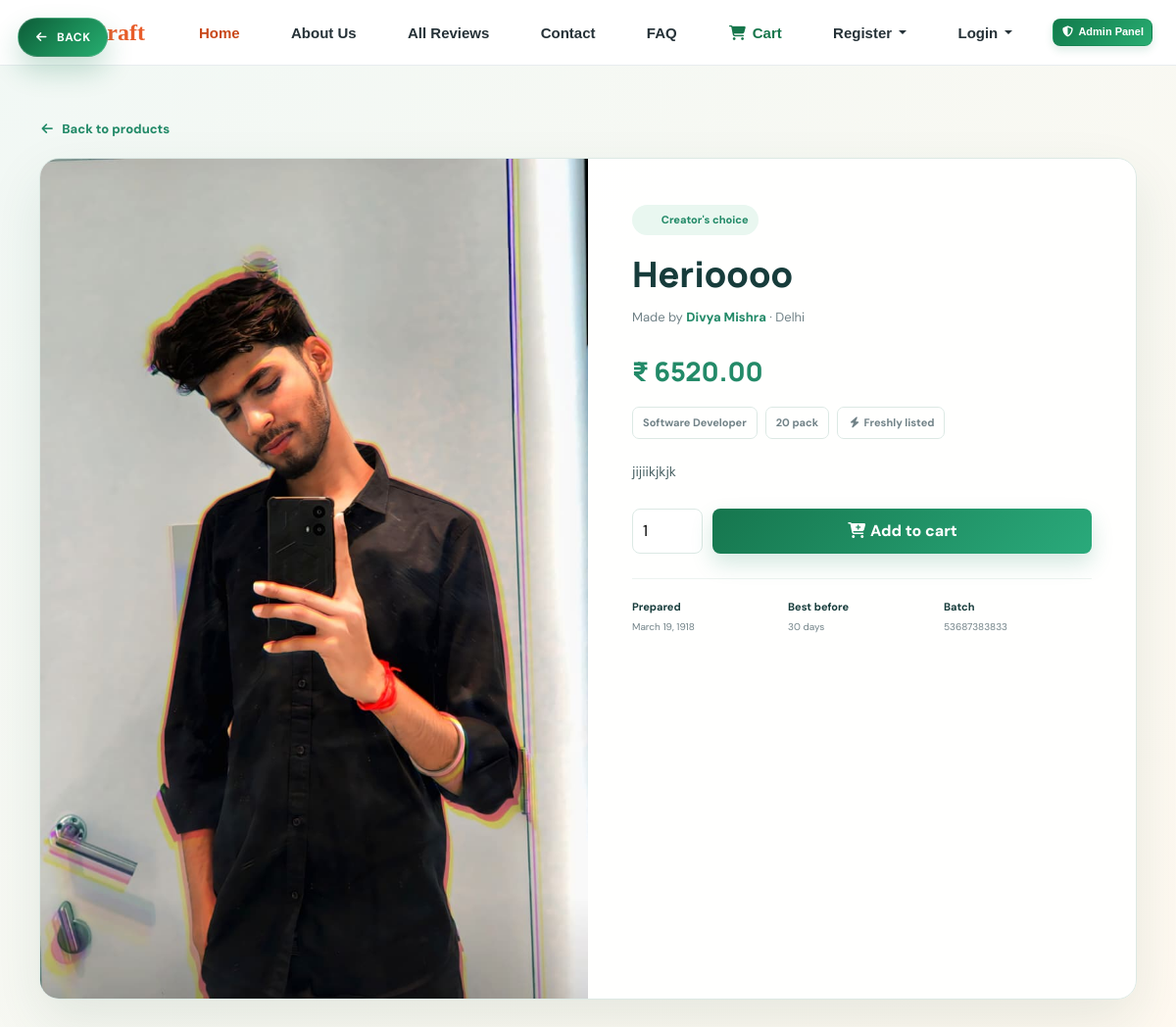
/product/1/, run on the app's committed database.
### project_app/models.py (models this page shows, shortened)
class Product(models.Model):
    creator=models.ForeignKey(CreatorDetail,on_delete=models.CASCADE)
    phone = models.CharField(max_length=10)
    product_name = models.CharField(max_length=150)
    category = models.CharField(
        max_length=100,
    )
    price = models.DecimalField(
        max_digits=10,
        decimal_places=2
    )
    quantity = models.CharField(max_length=20)
    product_pic = models.ImageField(
        upload_to='products/',
        null=True,
        blank=True
    )
    description = models.TextField()
    prepared_on = models.DateField(null=True, blank=True)
    best_before_days = models.PositiveIntegerField(default=30)
    batch_code = models.CharField(max_length=30, blank=True, default="")
    is_homemade = models.BooleanField(default=True)
    creator_choice = models.BooleanField(default=False)
    date = models.DateField(auto_now_add=True)

class CreatorDetail(models.Model):
    name=models.CharField(max_length=45)
    email=models.EmailField(max_length=55,primary_key=True)
    password=models.CharField(max_length=55)
    phone=models.CharField(max_length=13)
    city=models.CharField(max_length=60)
    about_me=models.TextField()
    profile_pic=models.ImageField(default="",upload_to="creatorpic")
    speciality=models.CharField(max_length=120, blank=True, default="")
    is_verified=models.BooleanField(default=False)
    is_blocked=models.BooleanField(default=False)
    delivery_radius_km = models.PositiveIntegerField(default=10)
    response_time_minutes = models.PositiveIntegerField(default=60)
    profile_views = models.PositiveIntegerField(default=0)

### project_app/views.py (the view)
# urls.py: path("product/<int:product_id>/", views.product_detail, name="product_detail"),
def product_detail(request, product_id):
    product = get_object_or_404(Product.objects.select_related("creator"), id=product_id)
    return render(request, "html/product_detail.html", {"product": product, "cart_count": sum(request.session.get("cart", {}).values())})

### project_app/context_processors.py (called while the page is built, shortened)
def session_account(request):
    email = request.session.get("session_key")
    role = request.session.get("role")
    account = None
    if email and role == "user":
        account = UserDetail.objects.filter(email=email).first()
    elif email and role == "creator":
        account = CreatorDetail.objects.filter(email=email, is_blocked=False).first()
    if not account:
        return {
            "site_account": None,
            "site_role": None,
            "site_is_logged_in": False,
        }

### project_app/templates/html/product_detail.html (shortened to what this page needs)
<!DOCTYPE html>
{% load static %}
<html lang="en">
<head>
    {% include 'common/common_css.html' %}
    <link rel="stylesheet" href="https://cdnjs.cloudflare.com/ajax/libs/font-awesome/6.5.2/css/all.min.css">
</head>
<body>
    {% include 'common/header.html' %}
    <main class="pd-page"><div class="pd-shell">
        <a class="pd-back" href="{% url 'home_page' %}#products"><i class="fa-solid fa-arrow-left"></i> Back to products</a>
        <article class="pd-card">
            <div class="pd-image">{% if product.product_pic %}<img src="{{ product.product_pic.url }}" alt="{{ product.product_name }}">{% else %}<img src="{% static 'images/candy.avif' %}" alt="{{ product.product_name }}">{% endif %}</div>
            <div class="pd-info">
                <span class="pd-badge"> {% if product.creator_choice %}Creator's choice{% else %}Homemade{% endif %}</span>
                <h1>{{ product.product_name }}</h1>
                <p class="pd-creator">Made by <a href="{% url 'creator_portfolio' product.creator.email %}">{{ product.creator.name }}</a> &middot; {{ product.creator.city }}</p>
                <div class="pd-price">₹ {{ product.price }}</div>
                <div class="pd-meta"><span>{{ product.category }}</span><span>{{ product.quantity }} pack</span><span><i class="fa-solid fa-bolt"></i> Freshly listed</span></div>
                <p class="pd-description">{{ product.description }}</p>
                <form class="pd-order" method="post" action="{% url 'add_to_cart' product.id %}">{% csrf_token %}<input class="pd-qty" type="number" name="quantity" value="1" min="1"><button class="pd-button" type="submit"><i class="fa-solid fa-cart-plus"></i> Add to cart</button></form>
                <div class="pd-freshness"><div><strong>Prepared</strong><span>{% if product.prepared_on %}{{ product.prepared_on }}{% else %}Made fresh{% endif %}</span></div><div><strong>Best before</strong><span>{{ product.best_before_days }} days</span></div><div><strong>Batch</strong><span>{{ product.batch_code|default:"Fresh batch" }}</span></div></div>
            </div>
        </article>
    </div></main>
</body>
</html>

### project_app/static/css/style.css (style rules this page uses)
* { box-sizing: border-box; }
body { background-image: url(images\background.jpeg); }

### project_app/static/css/responsive.css (style rules this page uses)
html { width: 100%; overflow-x: hidden; }
body { width: 100%; max-width: 100%; overflow-x: hidden; }
img, video, iframe, canvas, svg { max-width: 100%; }
img, video { height: auto; }
input, select, textarea, button { max-width: 100%; }

### project_app/templates/html/product_detail.html (style rules this page uses)
:root { --pd-ink:#173c3b; --pd-muted:#718287; --pd-line:#dce9e4; --pd-green:#238a68; }
body { margin:0; background:linear-gradient(135deg,#f1f8f5,#fff9f0); color:var(--pd-ink); font-family:'DM Sans',sans-serif; }
.pd-page { min-height:calc(100vh - 70px); padding:52px 18px 85px; }
.pd-shell { width:min(1120px,100%); margin:auto; }
.pd-back { display:inline-flex; align-items:center; gap:7px; margin-bottom:20px; color:var(--pd-green); font-size:13px; font-weight:800; text-decoration:none; }
.pd-card { display:grid; grid-template-columns:minmax(0,1fr) minmax(0,1fr); overflow:hidden; border:1px solid var(--pd-line); border-radius:20px; background:rgba(255,255,255,.92); box-shadow:0 22px 55px rgba(30,76,63,.1); animation:pd-in .55s ease both; }
.pd-image { min-height:510px; background:#eaf5f0; }
.pd-image img { width:100%; height:100%; object-fit:cover; }
.pd-info { padding:45px; }
.pd-badge { display:inline-flex; align-items:center; gap:6px; margin-bottom:15px; padding:7px 10px; border-radius:999px; background:#e9f7f0; color:var(--pd-green); font-size:11px; font-weight:800; }
.pd-info h1 { margin:0; font:800 36px 'Manrope',sans-serif; }
.pd-creator { margin:10px 0 0; color:var(--pd-muted); font-size:13px; }
.pd-creator a { color:var(--pd-green); font-weight:800; text-decoration:none; }
.pd-price { margin:27px 0 6px; color:var(--pd-green); font:800 27px 'Manrope',sans-serif; }
.pd-meta { display:flex; flex-wrap:wrap; gap:8px; margin:18px 0; }
.pd-meta span { padding:7px 10px; border:1px solid var(--pd-line); border-radius:7px; color:var(--pd-muted); font-size:11px; font-weight:700; }
.pd-description { margin:22px 0; color:#4b6365; font-size:14px; line-height:1.7; }
.pd-order { display:flex; align-items:center; gap:10px; margin-top:26px; }
.pd-qty { width:72px; min-height:46px; padding:0 10px; border:1px solid var(--pd-line); border-radius:8px; }
.pd-button { min-height:46px; flex:1; border:0; border-radius:8px; background:linear-gradient(135deg,#16764e,#2aaa7b); color:#fff; font-weight:800; cursor:pointer; box-shadow:0 10px 22px rgba(35,138,104,.2); }
.pd-freshness { display:grid; grid-template-columns:repeat(3,1fr); gap:8px; margin-top:25px; padding-top:20px; border-top:1px solid #edf3f0; }
.pd-freshness strong,.pd-freshness span { display:block; }
.pd-freshness strong { margin-bottom:4px; font-size:11px; }
.pd-freshness span { color:var(--pd-muted); font-size:10px; }

### data on the page
Product: product_pic (picture), product_name "Herioooo", creator.name "Divya Mishra", creator.city "Delhi", price "6520.00", category "Software Developer", quantity "20", description "jijiikjkjk", prepared_on "March 19, 1918", best_before_days "30", batch_code "53687383833"
